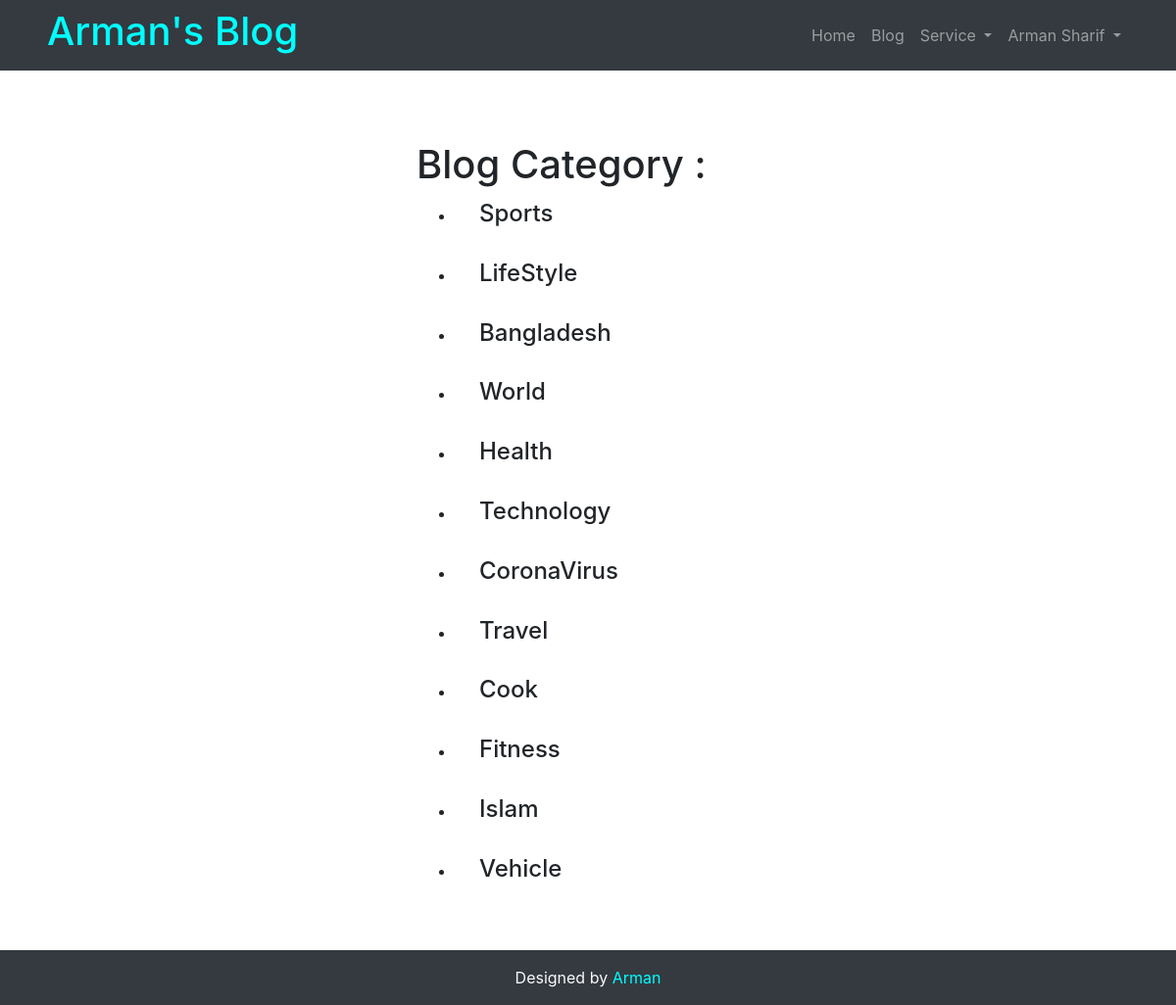
Page /category_List/ (signed in) on the committed database.
### theblog/models.py (models this page shows, shortened)
class Category(models.Model):
  name=models.CharField(max_length=255)
  def __str__(self):
    return self.name

### theblog/views.py (the view)
# urls.py: path('category_List/', CategoryListView, name="category_List"),
def CategoryListView(request):
  cat_menu_list=Category.objects.all()
  return render(request, 'category_list.html', {'cat_menu_list':cat_menu_list})

### theblog/templates/category_list.html (shortened to what this page needs)
{% extends 'base.html' %}
{% block content %}
<div class="row py-5">
  <div class=" col-md-4 offset-md-4">
    <h1> Blog Category :</h1>
    {% for item in cat_menu_list %}
      <ul>
        <li><a class="dropdown-item" href=" {% url 'category' item %} "> <h4> {{item}} </h4> </a> </li>
      </ul>
    {% endfor %}
  </div>
</div>
{% endblock %}

### theblog/templates/base.html (shortened to what this page needs)
{% load static %}
<!doctype html>
<html lang="en">
  <head>
    <link rel="stylesheet" href=" {% static 'theblog/css/bootstrap4.css' %} " >
    <link rel="stylesheet" href="https://stackpath.bootstrapcdn.com/font-awesome/4.7.0/css/font-awesome.min.css">
  </head>
  <body>
    <nav class="navbar navbar-expand-lg navbar-dark bg-dark sticky-top px-5">
      <h1><a class="atag" href=" {% url 'home' %} "> <span style="color: aqua;">Arman's Blog</span></a></h1>
      <div class="collapse navbar-collapse" id="navbarSupportedContent">
          <ul class="navbar-nav ml-auto">
            <li class="nav-item">
              <a class="nav-link" href=" {% url 'home' %} ">Home</a>
            </li>
            <li class="nav-item">
              <a class="nav-link" href=" {% url 'blog' %} ">Blog</a>
            </li>
            <li class="nav-item dropdown">
              <a class="nav-link dropdown-toggle" href="#" id="navbarDropdown" role="button" data-toggle="dropdown" aria-haspopup="true" aria-expanded="false">
                Service
              </a>
            </li>
            {% if user.is_authenticated %}
              <li class="nav-item dropdown">
                <a class="nav-link dropdown-toggle" href="#" id="navbarDropdown" role="button" data-toggle="dropdown" aria-haspopup="true" aria-expanded="false">
                  {{user.first_name}} {{user.last_name}}
                </a>
              </li>
            {% endif %}
          </ul>
      </div>
    </nav>
    <div class="container">
      <br>
      {% block content %}{% endblock %}
      <br> <br>
    </div>
    <nav class="text-center bg-dark text-light fixed-bottom py-3 px-5">
      <div>Designed by <span style="color: aqua;"> Arman </span> </div>
    </nav>
  </body>
</html>

### theblog/templates/base.html (style rules this page uses)
a { text-decoration: none !important; }

### rows in the picture
Category: name "Sports"
Category: name "LifeStyle"
Category: name "Bangladesh"
Category: name "World"
Category: name "Health"
Category: name "Technology"
Category: name "CoronaVirus"
Category: name "Travel"
Category: name "Cook"
Category: name "Fitness"
Category: name "Islam"
Category: name "Vehicle"

### other values in the picture
{{ user.first_name }} "Arman"
{{ user.last_name }} "Sharif"
